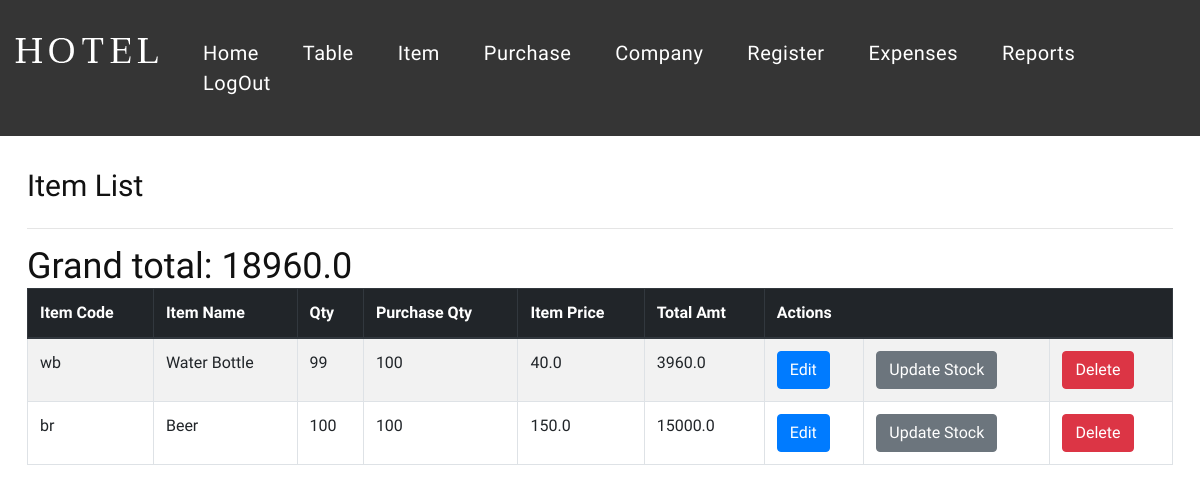
The app's page /view_item with its own data.
### food_app/models.py (models this page shows)
class AddItem(models.Model):
    qty=models.IntegerField(null=True)
    dqty=models.IntegerField(null=True)
    Item_name=models.CharField(max_length=50,null=True)
    Item_code=models.CharField(max_length=50,null=True)
    Item_price=models.FloatField(max_length=50,null=True)
    Category=models.CharField(max_length=50,null=True)

### food_app/views.py (the view)
# urls.py: path('view_item', views.view_item, name='view_item'),
def view_item(request):
    userdata = AddItem.objects.all()
    userdata1 = Purchase.objects.all()
    grand_total = 0
    userdata_with_totals = []
    for item in userdata:
        matching_purchase = userdata1.filter(Item_code=item.Item_code).first()  # Get the first match
        purchase_qty = matching_purchase.qty if matching_purchase else 0
        item_total = item.qty * item.Item_price
        grand_total += item_total
        userdata_with_totals.append({
            'id': item.id,
            'Item_code': item.Item_code,
            'Item_name': item.Item_name,
            'qty': item.qty,
            'purchase_qty': purchase_qty,  # Qty from Purchase model
            'Item_price': item.Item_price,
            'item_total': item_total  # Add item total
        })
    print("DEBUG: userdata_with_totals:", userdata_with_totals)
    return render(request, 'view_item.html', {
        'userdata': userdata_with_totals,
        'grand_total': grand_total
    })

### food_app/templates/view_item.html (shortened to what this page needs)
{% load static %}
<!DOCTYPE html>
<html lang="zxx">
<head>
    <link rel="stylesheet" href="{% static 'css/bootstrap.min.css' %}" type="text/css">
    <link rel="stylesheet" href="{% static 'css/font-awesome.min.css' %}" type="text/css">
    <link rel="stylesheet" href="{% static 'css/flaticon.css' %}" type="text/css">
    <link rel="stylesheet" href="{% static 'css/linearicons.css' %}" type="text/css">
    <link rel="stylesheet" href="{% static 'css/owl.carousel.min.css' %}" type="text/css">
    <link rel="stylesheet" href="{% static 'css/jquery-ui.min.css' %}" type="text/css">
    <link rel="stylesheet" href="{% static 'css/nice-select.css' %}" type="text/css">
    <link rel="stylesheet" href="{% static 'css/magnific-popup.css' %}" type="text/css">
    <link rel="stylesheet" href="{% static 'css/slicknav.min.css' %}" type="text/css">
    <link rel="stylesheet" href="{% static 'css/style.css' %}" type="text/css">
</head>
<body>
{% include 'nav.html' %}
<br/>
<br/>
<br/>
<br/>
<br/>
<div class="container mt-5">
    <h3 class="mb-4">Item List</h3>
    <hr>
    <h2>Grand total: {{ grand_total }}</h2>
    <table class="table table-striped table-bordered">
        <thead class="thead-dark">
            <tr>
                <th>Item Code</th>
                <th>Item Name</th>
                <th>Qty</th>
                <th>Purchase Qty</th>
                <th>Item Price</th>
                <th>Total Amt</th>
                <th colspan="3">Actions</th>
            </tr>
        </thead>
        <tbody>
    {% for u in userdata %}
    <tr>
        <td>{{ u.Item_code }}</td>
        <td>{{ u.Item_name }}</td>
        <td>{{ u.qty }}</td>
        <td>{{ u.purchase_qty }}</td>
        <td>{{ u.Item_price }}</td>
        <td>{{ u.item_total }}</td>
        <td><a href="{% url 'edit_item' u.id %}" class="btn btn-primary">Edit</a></td>
        <td><a href="{% url 'updateStock' u.id %}" class="btn btn-secondary">Update Stock</a></td>
        <td><a href="{% url 'delete_item' u.id %}" class="btn btn-danger">Delete</a></td>
    </tr>
    {% endfor %}
</tbody>
    </table>
</div>
</body>
</html>

### food_app/static/css/style.css (style rules this page uses)
html, body { height: 100%; font-family: "Taviraj", serif; -webkit-font-smoothing: antialiased; font-smoothing: antialiased; background: none; }
h1, h2, h3, h4, h5, h6 { margin: 0; color: #111111; font-weight: 500; font-family: "Taviraj", serif; }
h2 { font-size: 36px; }
h3 { font-size: 30px; }
@media (min-width: 1200px) { .container { max-width: 1176px; } }

### records on screen
AddItem: Item_code "wb", Item_name "Water Bottle", Item_price "40.0"
AddItem: Item_code "br", Item_name "Beer", Item_price "150.0"

### other values on screen
{{ grand_total }} "18960.0"
{{ u.qty }} "99" "100"
{{ u.purchase_qty }} "100" "100"
{{ u.item_total }} "3960.0" "15000.0"
